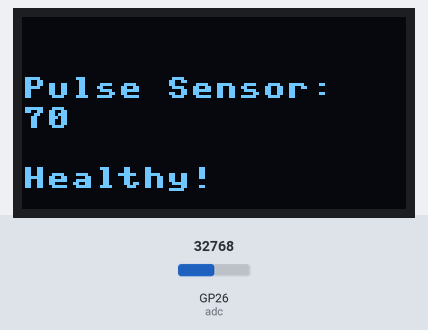
A program run on a simulated Raspberry Pi Pico running MicroPython. Parts: 128×64 one-colour display. The test bench sets the inputs (shaded band); at power-on: GP26 (adc) = 32768 (analog values on the 0–65535 scale). Library files of the repository ran but are not shown: ssd1306.py.

Above: at 1.2 s.
1.3 s: GP26 (adc) set to 50256
At 2.9 s:
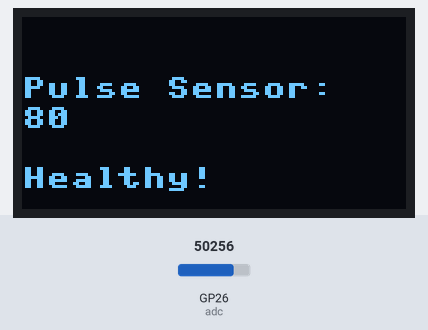
3.6 s: GP26 (adc) set to 51248
At 5.4 s:
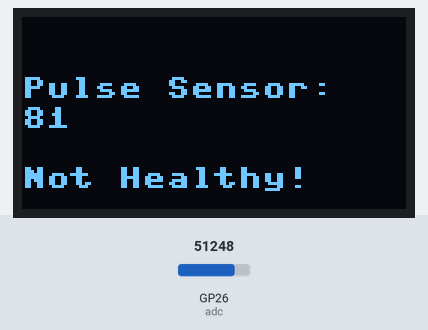
5.7 s: GP26 (adc) set to 45874
At 7.0 s:
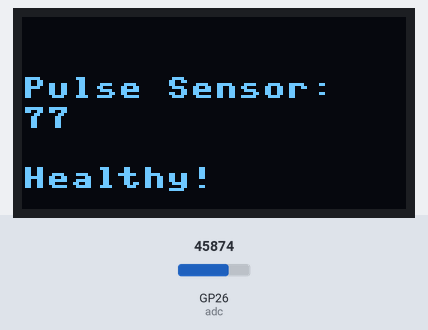
Timing chart, 0 to 8.7 s (numbered marks = the images above; inputs shaded):
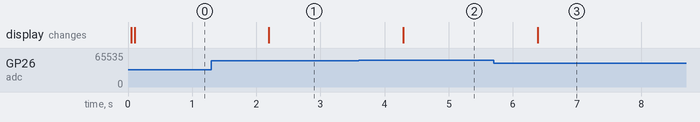

Measured:
- the behaviour switches between 50784 and 50800 on GP26 (adc) (found by bisection; images 1 and 2)
- after the input at 1.3 s, the display: changes after 0.90 s (image 1)
- after the input at 3.6 s, the display: changes after 0.69 s (image 2)
- after the input at 5.7 s, the display: changes after 0.69 s (image 3)

The program:

main.py
```python
from machine import Pin, I2C, ADC
from ssd1306 import SSD1306_I2C
import time

# Initialize OLED
WIDTH = 128
HEIGHT = 64
i2c = I2C(0, scl=Pin(1), sda=Pin(0), freq=200000)
oled = SSD1306_I2C(WIDTH, HEIGHT, i2c)

# Create an ADC object linked to pin 26
adc = ADC(Pin(26, mode=Pin.IN))

# Define input and output ranges for mapping
in_min, in_max = 0, 65535
out_min, out_max = 50, 90

while True:
    oled.fill(0)

    # Read ADC and convert to voltage
    val = adc.read_u16()

    # Map the ADC reading to a range of 50 to 90
    mapped_val = int((val - in_min) * (out_max - out_min) / (in_max - in_min) + out_min)

    # Display pulse sensor reading on OLED
    oled.text("Pulse Sensor:", 0, 20)
    oled.text(str(mapped_val), 0, 30)

    # Check if pulse rate is healthy (between 50 and 80)
    if 50 <= mapped_val <= 80:
        oled.text("Healthy!", 0, 50)
    else:
        oled.text("Not Healthy!", 0, 50)

    oled.show()

    time.sleep_ms(1000)
```
